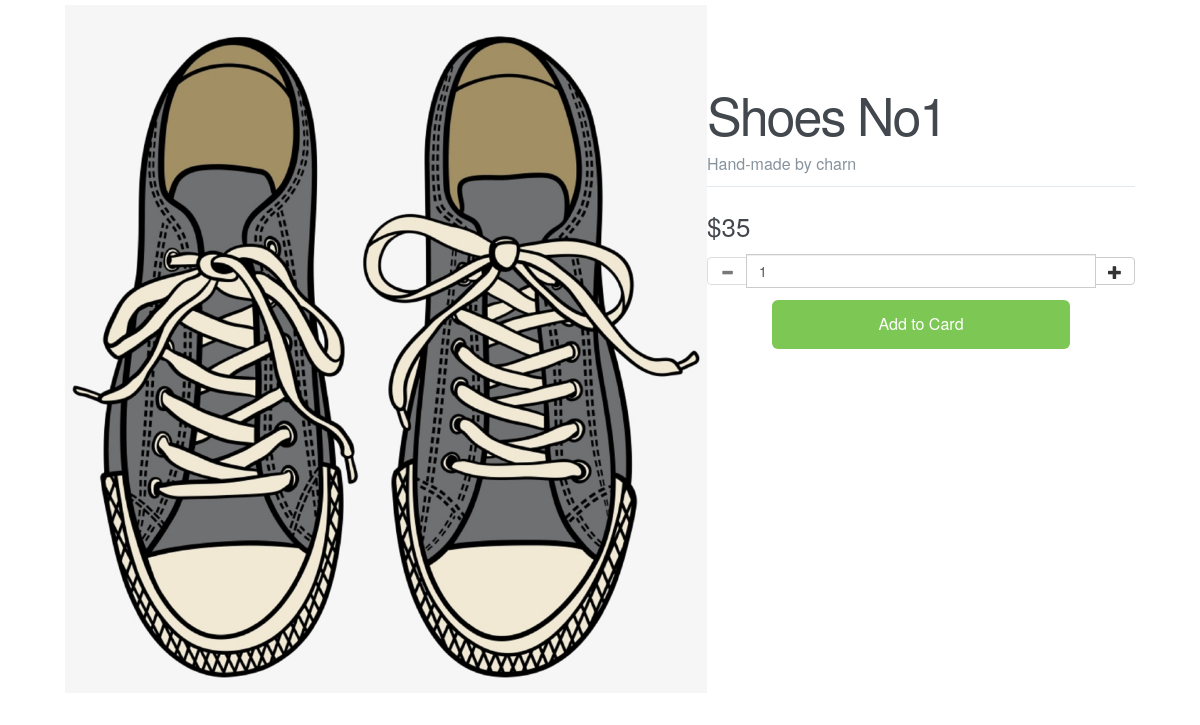
/product.php?product_id=6, run on the app's committed database.
### tables this page shows
CREATE TABLE `products` (
  `product_id` int(11) NOT NULL,
  `title` varchar(50) NOT NULL,
  `descpt` varchar(255) NOT NULL,
  `prize` int(7) NOT NULL,
  `img` text NOT NULL,
  `product_type` varchar(60) NOT NULL
);

### product.php (the view, shortened to what this page needs)
<?php
require_once "application_top.php";
?>
<html>
	<head>
		<link rel="stylesheet" type="text/css" href="assets/css/style.css">
		<link href="//netdna.bootstrapcdn.com/bootstrap/3.1.0/css/bootstrap.min.css" rel="stylesheet" id="bootstrap-css">
	</head>
	<body>
		<?php
		$product_id=isset($_GET['product_id']) ? $_GET['product_id'] : '';
		$query=mysqli_query($conn, "SELECT * FROM products WHERE product_id='$product_id'");
		$row=mysqli_fetch_array($query);
		 ?>
		 <div class="container">
			 <div class="left-column">
				 <img src="assets/image/products/<?php echo $row['img']; ?>" alt="">
			 </div>
			 <div class="right-column">
				 <div class="product-desc">
					<h1><?php echo $row['title']; ?></h1>
					<p><?php echo $row['descpt']; ?></p>
				 </div>
				 <div class="product-price">
					 <span>$<?php echo $row['prize']; ?></span>
				 </div>
				 <form action="" method="post">
					<div>
						<div class="center">
							<div class="input-group">
								<span class="input-group-btn">
									<button class="btn btn-default btn-number" disabled="disabled" data-type="minus" data-field="quant">
									<span class="glyphicon glyphicon-minus"></span>
									</button>
								</span>
								<input type="text" name="quant" id="inpt" class="form-control input-number" value="1" min="1" max="10">
								<span class="input-group-btn">
									<button type="button" class="btn btn-default btn-number" data-type="plus" data-field="quant">
										<span class="glyphicon glyphicon-plus"></span>
									</button>
								</span>
							</div>
						</div>
						<a href="basket.php?product_id=<?php echo $row['product_id'];?>" class="btn-card"><button name="cart_button" style="background: transparent;border:none;">Add to Card</button></a>
					</div>
				 </form>
			 </div>
		 </div>
	</body>
</html>

### assets/css/style.css (style rules this page uses)
*, *::before, *::after { margin: 0; bottom: 0; }
html { font-size: 62.5%; box-sizing: border-box; }
body { font-family: 'Courier New', Courier, monospace; font-weight: 400; line-height: 1.6; box-sizing: inherit; }
.btn2, .btn3, .btn4, .btn { font-family: 'Courier New', Courier, monospace; color: white; border: none; display: inline-block; font-size: 22px; outline: none; background: transparent; }
div.container { width: 90%;; display: flex; margin: 0 auto; padding: 5px; }
div.left-column { width: 60%; position: relative; }
div.right-column { width: 40%; margin-top: 60px; }
div.left-column > img { width: 100%; left: 0; top: 0; opacity: 1; transition: all 0.3s ease; }
div.product-desc { border-bottom: 1px solid #E1E8EE; margin-bottom: 20px; }
div.product-desc h1 { font-weight: 300; font-size: 52px; color: #42484D; letter-spacing: -2px; }
div.product-desc p { font-size: 16px; font-weight: 300; color: #86939E; line-height: 24px; }
div.product-price { display: flex; align-items: center; }
div.product-price span { font-size: 26px; font-weight: 300; color: #43474D; margin-right: 20px; }
.btn-card { position: relative; display: table; margin: 0 auto; background-color: #7DC855; border-radius: 6px; font-size: 16px; color: #FFFFFF; text-decoration: none; padding: 12px 100px; align-items: center; text-align: center; transition: all .5s; }
.center { padding-bottom: 1.2rem;; }

### data on the page
products: img (picture), title "Shoes No1", descpt "Hand-made by charn", prize "35"
